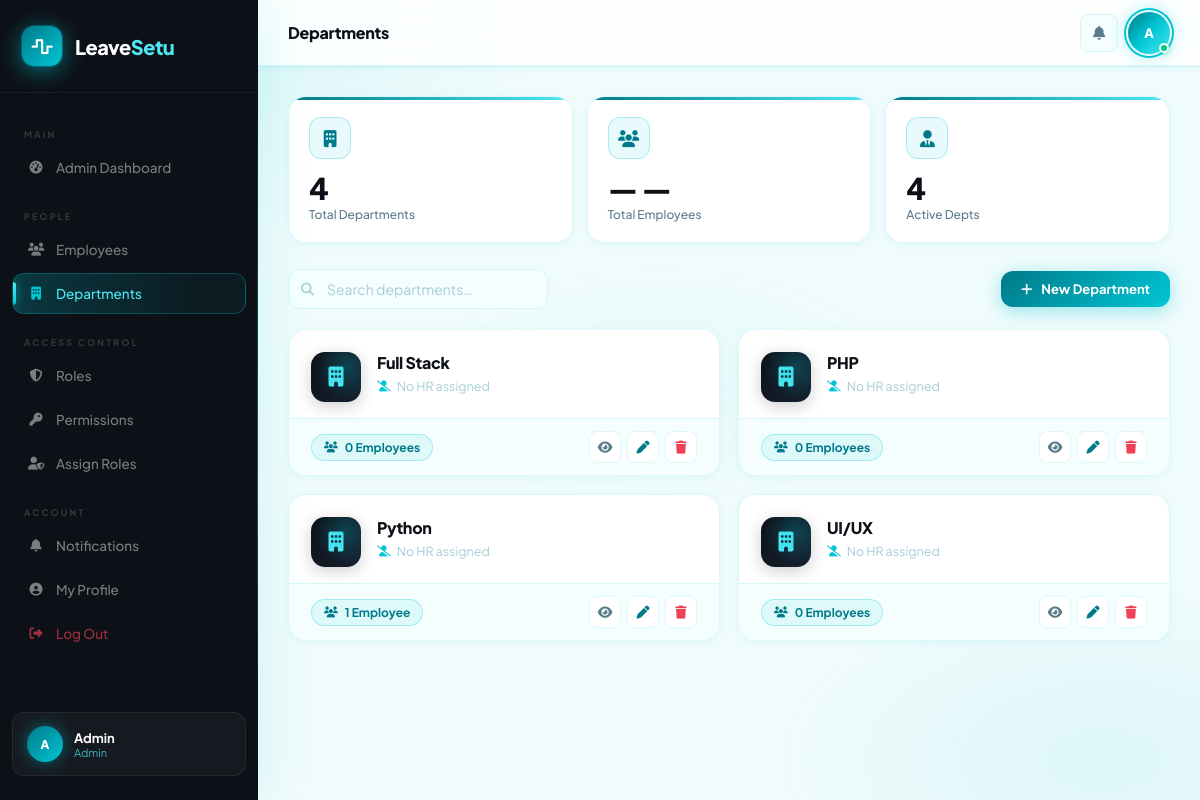
Page /departments/ (signed in) on the committed database.
### users/models.py (models this page shows, shortened)
class User(AbstractUser):
    email = models.EmailField(unique=True)
    role = models.ForeignKey(
        Role,
        on_delete=models.SET_NULL,
        null=True,
        blank=True
    )
    department = models.ForeignKey(
        Department,
        on_delete=models.SET_NULL,
        null=True,
        blank=True
    )
    reporting_manager = models.ForeignKey(
        "self",
        on_delete=models.SET_NULL,
        null=True,
        blank=True,
        related_name="team_members"
    )
    phone = models.CharField(max_length=15, blank=True, null=True)
    date_of_joining = models.DateField(null=True, blank=True)
    is_senior = models.BooleanField(default=False)
    USERNAME_FIELD = "email"
    REQUIRED_FIELDS = ["username"]

class Role(models.Model):
    name = models.CharField(max_length=50, unique=True)

class Department(models.Model):
    name = models.CharField(max_length=100)
    hr = models.ForeignKey(
        "User",
        on_delete=models.SET_NULL,
        null=True,
        blank=True,
        related_name="managed_departments"
    )

### users/views.py (the view)
# urls.py: path('departments/',                views.department_list,   name='department_list'),
@login_required
def department_list(request):
    if not _is_admin(request):
        messages.error(request, "Access denied. Admins only.")
        return redirect('admin_dashboard')
    search = request.GET.get('q', '').strip()
    departments = Department.objects.annotate(
        emp_count=Count('user')          # reverse of User.department ForeignKey
    ).order_by('name')
    if search:
        departments = departments.filter(name__icontains=search)
    hr_users = User.objects.filter(role__name__in=['HR', 'Manager']).order_by('first_name')
    context = {
        'departments': departments,
        'hr_users':    hr_users,
        'search':      search,
        'total':       Department.objects.count(),
    }
    return render(request, 'department_list.html', context)

### users/views.py (called while the page is built)
def _is_admin(request):
    role = getattr(request.user, 'role', None)
    return bool(role and role.name == 'Admin')

### users/templates/department_list.html (shortened to what this page needs)
{% extends 'base.html' %}
{% block page_title %}Departments{% endblock %}
{% block content %}
<div class="dept-stats animate-in">
    <div class="dept-stat">
        <div class="dept-stat-icon"><i class="fa-solid fa-building"></i></div>
        <div class="dept-stat-val">{{ total }}</div>
        <div class="dept-stat-label">Total Departments</div>
    </div>
    <div class="dept-stat">
        <div class="dept-stat-icon"><i class="fa-solid fa-users"></i></div>
        <div class="dept-stat-val">
            {% with total_emp=departments|length %}
            {{ departments.aggregate_emp_count|default:"—" }}
            {% endwith %}
            —
        </div>
        <div class="dept-stat-label">Total Employees</div>
    </div>
    <div class="dept-stat">
        <div class="dept-stat-icon"><i class="fa-solid fa-user-tie"></i></div>
        <div class="dept-stat-val">{{ departments|length }}</div>
        <div class="dept-stat-label">Active Depts</div>
    </div>
</div>
<div class="search-topbar animate-in delay-1">
    <form method="get" class="search-box">
        <input type="text" name="q" value="{{ search }}"
               class="form-control" placeholder="Search departments…"
               style="width:260px;">
    </form>
    <button class="btn-create" onclick="openModal('createModal')">
        <i class="fa-solid fa-plus"></i> New Department
    </button>
</div>
<div class="dept-grid animate-in delay-2">
    {% for dept in departments %}
    <div class="dept-card">
        <div class="dept-card-top">
            <div class="dept-icon">
                <i class="fa-solid fa-building"></i>
            </div>
            <div style="flex:1; min-width:0;">
                <div class="dept-card-name">{{ dept.name }}</div>
                <div class="dept-card-hr">
                    {% if dept.hr %}
                        <i class="fa-solid fa-user-tie"></i>
                        {{ dept.hr.get_full_name|default:dept.hr.email }}
                    {% else %}
                        <i class="fa-solid fa-user-slash"></i>
                        <span style="color:var(--text-faint);">No HR assigned</span>
                    {% endif %}
                </div>
            </div>
        </div>
        <div class="dept-card-meta">
            <div class="emp-pill">
                <i class="fa-solid fa-users"></i>
                {{ dept.emp_count }} Employee{{ dept.emp_count|pluralize }}
            </div>
            <div class="dept-card-actions">
                <a href="{% url 'department_detail' dept.pk %}"
                   class="action-btn action-btn-view" title="View Employees">
                    <i class="fa-solid fa-eye"></i>
                </a>
                <button class="action-btn action-btn-edit" title="Edit"
                        onclick="openEditModal({{ dept.pk }}, '{{ dept.name|escapejs }}', '{{ dept.hr.pk|default:'' }}')">
                    <i class="fa-solid fa-pen"></i>
                </button>
                <button class="action-btn action-btn-delete" title="Delete"
                        onclick="openDeleteModal({{ dept.pk }}, '{{ dept.name|escapejs }}', {{ dept.emp_count }})">
                    <i class="fa-solid fa-trash"></i>
                </button>
            </div>
        </div>
    </div>
    {% endfor %}
</div>
{% endblock %}

### templates/base.html (shortened to what this page needs)
<!DOCTYPE html>
<html lang="en">
<head>
    <link rel="stylesheet" href="https://cdnjs.cloudflare.com/ajax/libs/font-awesome/6.5.0/css/all.min.css">
</head>
<body>
{% if request.user.is_authenticated %}
<aside class="sidebar" id="sidebar">
    <div class="sidebar-logo">
        <div class="logo-mark">
            <i class="fa-solid fa-wave-square"></i>
        </div>
        <span class="logo-text">Leave<span>Setu</span></span>
    </div>
    <nav class="sidebar-nav">
        <div class="nav-section-label">Main</div>
        {% if request.user.role %}
            {% if request.user.role.name == "Admin" %}
            <a href="{% url 'admin_dashboard' %}" class="nav-item {% if request.resolver_match.url_name == 'admin_dashboard' %}active{% endif %}">
                <i class="fa-solid fa-gauge-high nav-icon"></i> Admin Dashboard
            </a>
            {% elif request.user.role.name == "TL" %}
            <a href="{% url 'tl_dashboard' %}" class="nav-item {% if request.resolver_match.url_name == 'tl_dashboard' %}active{% endif %}">
                <i class="fa-solid fa-gauge-high nav-icon"></i> Dashboard
            </a>
            {% elif request.user.role.name == "HR" %}
            <a href="{% url 'hr_dashboard' %}" class="nav-item {% if request.resolver_match.url_name == 'hr_dashboard' %}active{% endif %}">
                <i class="fa-solid fa-gauge-high nav-icon"></i> Dashboard
            </a>
            {% elif request.user.role.name == "Manager" %}
            <a href="{% url 'manager_dashboard' %}" class="nav-item {% if request.resolver_match.url_name == 'manager_dashboard' %}active{% endif %}">
                <i class="fa-solid fa-gauge-high nav-icon"></i> Dashboard
            </a>
            {% else %}
            <a href="{% url 'employee_dashboard' %}" class="nav-item {% if request.resolver_match.url_name == 'employee_dashboard' %}active{% endif %}">
                <i class="fa-solid fa-gauge-high nav-icon"></i> Dashboard
            </a>
            {% endif %}
        {% endif %}
        {% if request.user.role and request.user.role.name in "HR Manager Admin" %}
        <div class="nav-section-label">People</div>
        <a href="{% url 'hr_employee_list' %}" class="nav-item {% if request.resolver_match.url_name == 'hr_employee_list' %}active{% endif %}">
            <i class="fa-solid fa-users nav-icon"></i> Employees
        </a>
        {% endif %}
        {% if request.user.role and request.user.role.name == "Admin" %}
        <a href="{% url 'department_list' %}" class="nav-item {% if request.resolver_match.url_name == 'department_list' or request.resolver_match.url_name == 'department_detail' %}active{% endif %}">
            <i class="fa-solid fa-building nav-icon"></i> Departments
        </a>
        <div class="nav-section-label">Access Control</div>
        <a href="{% url 'role_list' %}" class="nav-item {% if request.resolver_match.url_name == 'role_list' %}active{% endif %}">
            <i class="fa-solid fa-shield-halved nav-icon"></i> Roles
        </a>
        <a href="{% url 'role_permission_list' %}" class="nav-item {% if request.resolver_match.url_name == 'role_permission_list' %}active{% endif %}">
            <i class="fa-solid fa-key nav-icon"></i> Permissions
        </a>
        <a href="{% url 'assign_role' %}" class="nav-item {% if request.resolver_match.url_name == 'assign_role' %}active{% endif %}">
            <i class="fa-solid fa-user-shield nav-icon"></i> Assign Roles
        </a>
        {% endif %}
        <div class="nav-section-label">Account</div>
        <a href="{% url 'notifications' %}" class="nav-item {% if request.resolver_match.url_name == 'notifications' %}active{% endif %}">
            <i class="fa-solid fa-bell nav-icon"></i> Notifications
        </a>
        <a href="{% url 'dashboard' %}" class="nav-item {% if request.resolver_match.url_name == 'dashboard' %}active{% endif %}">
            <i class="fa-solid fa-circle-user nav-icon"></i> My Profile
        </a>
        <a href="{% url 'logout' %}" class="nav-item" style="color:rgba(240,64,88,0.65);">
            <i class="fa-solid fa-right-from-bracket nav-icon"></i> Log Out
        </a>
    </nav>
    <div class="sidebar-user">
        <div class="user-avatar-sidebar">
            {{ request.user.first_name|first|upper }}{{ request.user.last_name|first|upper }}
        </div>
        <div class="user-info">
            <div class="user-name">{{ request.user.get_full_name|default:request.user.username }}</div>
            <div class="user-role">{% if request.user.role %}{{ request.user.role.name }}{% else %}N/A{% endif %}</div>
        </div>
    </div>
</aside>
{% endif %}
<div class="main-wrapper" {% if not request.user.is_authenticated %}style="margin-left:0;"{% endif %}>
    {% if request.user.is_authenticated %}
    <header class="topbar">
        <h1 class="topbar-title">{% block page_title %}Dashboard{% endblock %}</h1>
        <div class="topbar-actions">
            <a href="{% url 'notifications' %}" class="icon-btn">
                <i class="fa-solid fa-bell"></i>
            </a>
            <div class="profile-dropdown-wrapper" id="profileWrapper">
                <div class="avatar-wrapper" onclick="toggleProfileDropdown()" title="My Profile">
                    <div class="topbar-avatar">
                        {{ request.user.first_name|first|upper }}{{ request.user.last_name|first|upper }}
                    </div>
                </div>
            </div>
        </div>
    </header>
    {% endif %}
    <main class="page-content">
        {% block content %}{% endblock %}
    </main>
</div>
</body>
</html>

### users/templates/department_list.html (style rules this page uses)
.dept-stats { display: grid; grid-template-columns: repeat(auto-fit, minmax(160px, 1fr)); gap: 14px; margin-bottom: 26px; }
.dept-stat { background: var(--surface); border: 1px solid var(--border); border-radius: var(--radius); padding: 20px; position: relative; overflow: hidden; transition: all 0.25s ease; box-shadow: var(--shadow-xs); }
.dept-stat::before { content: ''; position: absolute; top: 0; left: 0; right: 0; height: 3px; background: linear-gradient(90deg, var(--aqua-deep), var(--aqua-light)); }
.dept-stat-icon { width: 42px; height: 42px; border-radius: 12px; background: var(--aqua-glass); border: 1px solid var(--border-mid); display: flex; align-items: center; justify-content: center; font-size: 17px; color: var(--aqua-deep); margin-bottom: 14px; transition: all 0.22s; }
.dept-stat-val { font-size: 30px; font-weight: 800; color: var(--text); letter-spacing: -1px; line-height: 1; margin-bottom: 4px; }
.dept-stat-label { font-size: 12px; color: var(--text-muted); font-weight: 500; }
.dept-grid { display: grid; grid-template-columns: repeat(auto-fill, minmax(300px, 1fr)); gap: 18px; margin-top: 4px; }
.dept-card { background: var(--surface); border: 1px solid var(--border); border-radius: var(--radius); overflow: hidden; transition: all 0.28s ease; box-shadow: var(--shadow-xs); position: relative; }
.dept-card::before { content: ''; position: absolute; top: 0; left: 0; right: 0; height: 3px; background: linear-gradient(90deg, var(--aqua-deep), var(--aqua-light)); transform: scaleX(0); transform-origin: left; transition: transform 0.3s ease; }
.dept-card-top { padding: 22px 22px 16px; display: flex; align-items: flex-start; gap: 16px; }
.dept-icon { width: 50px; height: 50px; border-radius: 14px; background: linear-gradient(135deg, var(--ink), var(--ink-mid)); display: flex; align-items: center; justify-content: center; font-size: 20px; color: var(--aqua-light); flex-shrink: 0; box-shadow: 0 4px 16px rgba(13,17,23,0.2); position: relative; overflow: hidden; }
.dept-icon::after { content: ''; position: absolute; inset: 0; background: radial-gradient(circle at 70% 30%, rgba(0,198,212,0.25), transparent 65%); }
.dept-card-name { font-size: 16px; font-weight: 800; color: var(--text); letter-spacing: -0.3px; margin-bottom: 5px; }
.dept-card-hr { font-size: 12.5px; color: var(--text-muted); display: flex; align-items: center; gap: 6px; }
.dept-card-hr i { font-size: 11px; color: var(--aqua); }
.dept-card-meta { padding: 12px 22px; background: var(--surface2); border-top: 1px solid var(--border); display: flex; align-items: center; justify-content: space-between; }
.emp-pill { display: inline-flex; align-items: center; gap: 7px; background: var(--aqua-glass); border: 1px solid var(--border-mid); border-radius: 20px; padding: 5px 12px; font-size: 12px; font-weight: 700; color: var(--aqua-deep); }
.emp-pill i { font-size: 11px; }
.dept-card-actions { display: flex; gap: 6px; }
.action-btn { width: 32px; height: 32px; border-radius: 8px; display: flex; align-items: center; justify-content: center; font-size: 13px; cursor: pointer; border: 1px solid var(--border); background: var(--surface); transition: all 0.18s ease; text-decoration: none; }
.action-btn-edit { color: var(--aqua-deep); }
.action-btn-view { color: var(--text-muted); }
.action-btn-delete { color: var(--danger); }
.search-topbar { display: flex; align-items: center; justify-content: space-between; gap: 14px; flex-wrap: wrap; margin-bottom: 20px; }
.btn-create { background: linear-gradient(135deg, var(--aqua-deep), var(--aqua)); color: #fff; border: none; padding: 10px 20px; border-radius: var(--radius-sm); font-size: 13px; font-weight: 700; cursor: pointer; transition: all 0.22s; display: inline-flex; align-items: center; gap: 9px; box-shadow: 0 4px 18px rgba(0,198,212,0.38); font-family: 'Plus Jakarta Sans', sans-serif; text-decoration: none; }

### rows in the picture
User: user.first_name|first "A", user.get_full_name "Admin", user.role.name "Admin"
Department: name "Full Stack", shows "No HR assigned", emp_count "0"
Department: name "PHP", shows "No HR assigned", emp_count "0"
Department: name "Python", shows "No HR assigned", emp_count "1"
Department: name "UI/UX", shows "No HR assigned", emp_count "0"

### other values in the picture
{{ total }} "4"
{{ departments.aggregate_emp_count|default:"—" }} "—"
{{ departments|length }} "4"
